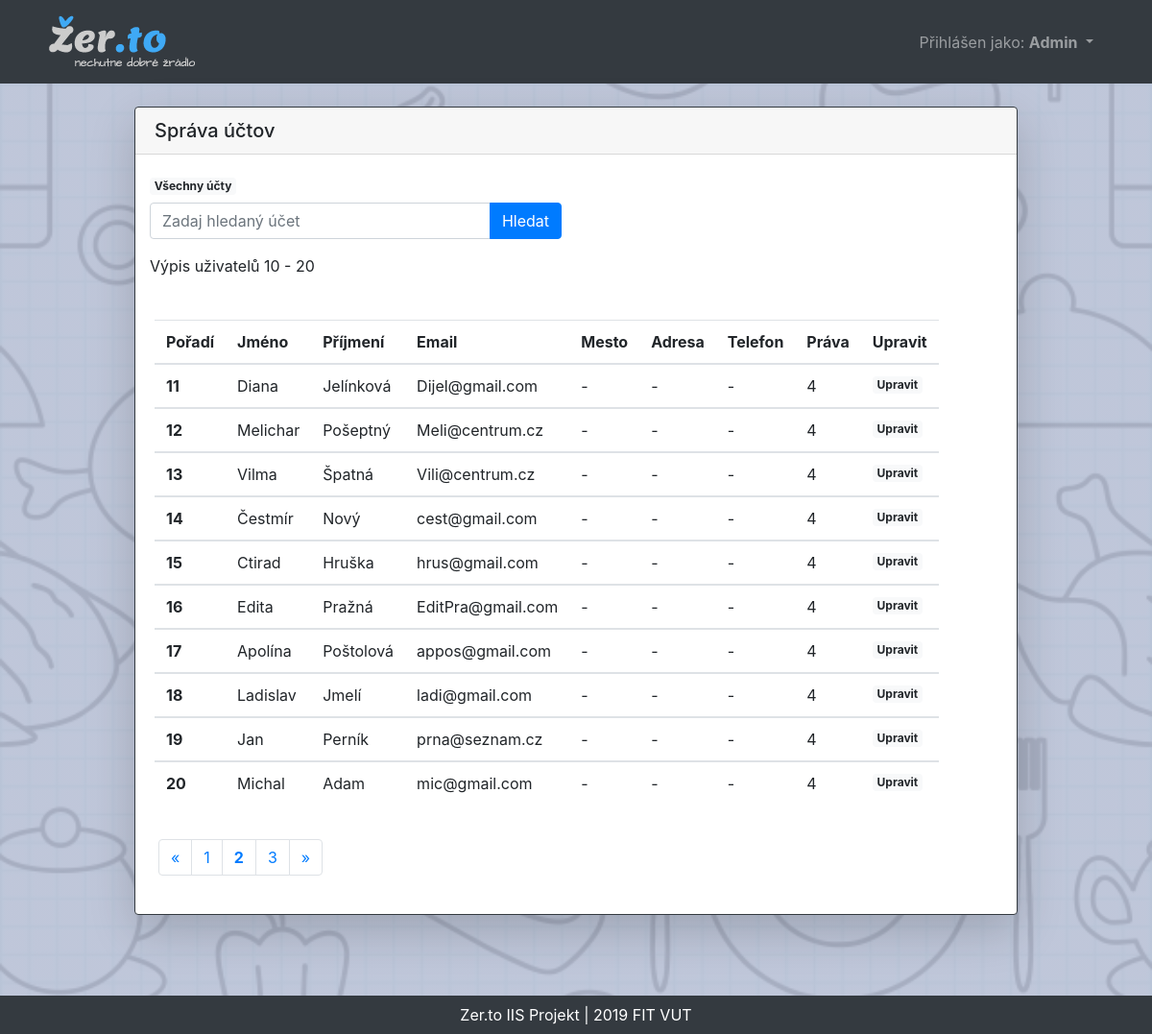
The page /admin/accounts.php?page=2 (signed in) on the database its author committed.
### tables this page shows
CREATE TABLE `user` (
  `id` int(11) NOT NULL,
  `jmeno` varchar(150) DEFAULT NULL,
  `prijmeni` varchar(150) DEFAULT NULL,
  `email` varchar(200) NOT NULL,
  `password` varchar(200) DEFAULT NULL,
  `mesto` varchar(100) DEFAULT NULL,
  `adresa` varchar(200) DEFAULT NULL,
  `telefon` int(11) DEFAULT NULL,
  `prava` int(11) NOT NULL DEFAULT '5'
);

### admin/accounts.php (the view, shortened to what this page needs)
<?php
include '../functions.php';
        ?><script>
<!DOCTYPE html>
<html>
	<head>
        <link rel="stylesheet" href="https://stackpath.bootstrapcdn.com/bootstrap/4.4.0/css/bootstrap.min.css" />
        <link rel="stylesheet" href="../styles/styles.css" />
	</head>
	<body>
        <nav class='mb-4 navbar navbar-expand-lg navbar-dark bg-dark'>
            <div class='container'>
                <a class='navbar-brand' href='../index.php'><img src='../pic/logo/logo.png' /></a>
                    <div class='collapse navbar-collapse' id='navbarSupportedContent-4'>
                        <ul class='navbar-nav ml-auto'>
                        <?php
                            if(isset($_SESSION['jmeno'])){
                                echo "
                                <li class='nav-link dropdown'>
                                    <span class='nav-link dropdown-toggle' id='navbarDropdownMenuLink-4' data-toggle='dropdown' aria-haspopup='true' aria-expanded='false'>Přihlášen jako:
                                    <b>".$_SESSION['jmeno']."</b>
                                    </span>
                                    <div class='dropdown-menu dropdown-menu-right' aria-labelledby='navbarDropdownMenuLink-4'>
                                    ";
                            echo "</div></nav>";
            }
        ?>
    <main class="container">
        <section class="row justify-content-md-center">
            <div class="col col-md-10">
                <div class="card shadow-lg border-dark">
                    <h5 class="card-header">Správa účtov</h5>
                    <div class="col col-md-6 mt-4">
                        <a class="mb-2 badge badge-light" href="./accounts.php">Všechny účty</a>
                        <br>
                        <form method="get" action="" enctype="multipart/form-data">
                        <div class="input-group">
                            <input class="form-control" type="text" name="search" required="required" id="srch" placeholder="Zadaj hledaný účet" aria-label="search" aria-describedby="srch" />
                            <div class="input-group-append">
                                <input type="submit" value="Hledat" id="srch" class="btn btn-primary float-right" />
                            </div>
                        </div>
                        </form>
                        <?php
                            $offset = 0;
                            if(isset($_GET['page'])){
                                if($page = filter_input(INPUT_GET, "page", FILTER_VALIDATE_INT))
                                    $offset = ($page * 10) - 10;
                            }
                            echo "<span>Výpis uživatelů $offset - ".($offset+10) . "</span></span>";
                        ?>
                    </div>
                <div class="card-body">
            <?php
            if(isset($_GET['search'])){
                $search = filter_input(INPUT_GET, "search", FILTER_SANITIZE_STRING);
                $stranka = "./accounts.php?search=$search&";
                $sql = "SELECT id, jmeno, prijmeni, email, mesto, adresa, telefon, prava FROM user WHERE prijmeni LIKE '%$search%' OR jmeno LIKE '%$search%' OR email LIKE '%$search%' OR adresa LIKE '%$search%' LIMIT 10 OFFSET $offset";
                $sql2 = "SELECT COUNT(*) FROM user WHERE prijmeni LIKE '%$search%' OR jmeno LIKE '%$search%' OR email LIKE '%$search%' OR adresa LIKE '%$search%'";
            }else{
                $sql = "SELECT id, jmeno, prijmeni, email, mesto, adresa, telefon, prava FROM user LIMIT 10 OFFSET $offset";
            }
            $db = dbconnect();
            $load_accounts = $db->query($sql);
            $porad = $offset+1;
            if($load_accounts->num_rows>0){
                echo "
                <table class='table table-responsive table-hover mt-4'>";
                echo "
                    <thead>
                        <tr>
                            <th scope='col'>Pořadí</th>
                            <th scope='col'>Jméno</th>
                            <th scope='col'>Příjmení</th>
                            <th scope='col'>Email</th>
                            <th scope='col'>Mesto</th>
                            <th scope='col'>Adresa</th>
                            <th scope='col'>Telefon</th>
                            <th scope='col'>Práva</th>
                            <th scope='col'>Upravit</th>
                        </tr>
                    </thead>
                ";
				while($row = $load_accounts->fetch_assoc()){
                    echo "<tbody>";
                    echo "<tr>";
                    echo "<th scope='row'>".$porad++."</th>";
                    echo "<td>".$row['jmeno']."</td>";
                    echo "<td>".$row['prijmeni']."</td>";
                    echo "<td>".$row['email']."</td>";
                    if($row['mesto'] != NULL)
                        echo "<td>".$row['mesto']."</td>";
                    else
                        echo "<td>-</td>";
                    if($row['adresa'] != NULL)
                        echo "<td>".$row['adresa']."</td>";
                    else
                        echo "<td>-</td>";
                    if($row['adresa'] != NULL)
                        echo "<td>".$row['telefon']."</td>";
                    else
                        echo "<td>-</td>";
                    echo "<td>".$row['prava']."</td>";
                    echo "<td><a class='badge badge-light' href='../account/manage_user.php?user=".$row['id']."'>Upravit</a></td>";
                    echo "</tr>";
                }
                echo "</tbody>";
                echo "</table></div>";
            }else{
                echo "<br>";
                echo "<p class='mt-4 alert alert-danger text-center border-danger'>Nepodařilo se načíst žádné účty!</p>";
            }
        ?>
                    </div>
                </div>
        </section>
    </main>
    <footer class="mt-4 bg-info">
        <div class="bg-dark p-2 text-center text-white footer">
            Zer.to IIS Projekt | 2019 FIT VUT
        </div>
    </footer>
	</body>
</html>

### styles/styles.css (style rules this page uses)
html { height: 100%; margin: 0; padding: 0; }
body { background: linear-gradient(rgba(185, 193, 214, 0.9), rgba(185, 193, 214, 0.9)), url("../pic/logo/bgd.jpg") #FFF; background-size: cover; min-height: 100%; margin: 0; padding: 0 0 100px 0; position: relative; }
.footer { position: absolute; bottom: 0; width: 100%; }

### rows shown on the page
user: jmeno "Diana", prijmeni "Jelínková", email "Dijel@gmail.com", prava "4"
user: jmeno "Melichar", prijmeni "Pošeptný", email "Meli@centrum.cz", prava "4"
user: jmeno "Vilma", prijmeni "Špatná", email "Vili@centrum.cz", prava "4"
user: jmeno "Čestmír", prijmeni "Nový", email "cest@gmail.com", prava "4"
user: jmeno "Ctirad", prijmeni "Hruška", email "hrus@gmail.com", prava "4"
user: jmeno "Edita", prijmeni "Pražná", email "EditPra@gmail.com", prava "4"
user: jmeno "Apolína", prijmeni "Poštolová", email "appos@gmail.com", prava "4"
user: jmeno "Ladislav", prijmeni "Jmelí", email "ladi@gmail.com", prava "4"
user: jmeno "Jan", prijmeni "Perník", email "prna@seznam.cz", prava "4"
user: jmeno "Michal", prijmeni "Adam", email "mic@gmail.com", prava "4"

### other values the page prints
$_SESSION['jmeno'] "Admin"
$offset "10"
$offset+10 "20"
$cur_page+1 "2"
